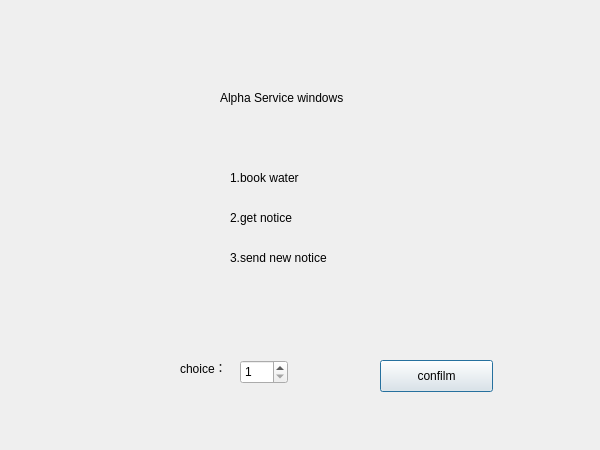
<?xml version="1.0" encoding="UTF-8"?>
<ui version="4.0">
 <class>Alphaservice</class>
 <widget class="QDialog" name="Alphaservice">
  <property name="geometry">
   <rect>
    <x>0</x>
    <y>0</y>
    <width>600</width>
    <height>450</height>
   </rect>
  </property>
  <property name="windowTitle">
   <string>Dialog</string>
  </property>
  <widget class="QPushButton" name="pushButton_2">
   <property name="geometry">
    <rect>
     <x>380</x>
     <y>360</y>
     <width>113</width>
     <height>32</height>
    </rect>
   </property>
   <property name="text">
    <string>confilm</string>
   </property>
  </widget>
  <widget class="QLabel" name="label">
   <property name="geometry">
    <rect>
     <x>230</x>
     <y>170</y>
     <width>101</width>
     <height>16</height>
    </rect>
   </property>
   <property name="text">
    <string>1.book water</string>
   </property>
  </widget>
  <widget class="QLabel" name="label_2">
   <property name="geometry">
    <rect>
     <x>230</x>
     <y>210</y>
     <width>101</width>
     <height>16</height>
    </rect>
   </property>
   <property name="text">
    <string>2.get notice</string>
   </property>
  </widget>
  <widget class="QSpinBox" name="spinBox">
   <property name="geometry">
    <rect>
     <x>240</x>
     <y>360</y>
     <width>48</width>
     <height>24</height>
    </rect>
   </property>
   <property name="minimum">
    <number>1</number>
   </property>
   <property name="maximum">
    <number>3</number>
   </property>
  </widget>
  <widget class="QLabel" name="label_3">
   <property name="geometry">
    <rect>
     <x>230</x>
     <y>250</y>
     <width>121</width>
     <height>16</height>
    </rect>
   </property>
   <property name="text">
    <string>3.send new notice</string>
   </property>
  </widget>
  <widget class="QLabel" name="label_4">
   <property name="geometry">
    <rect>
     <x>180</x>
     <y>360</y>
     <width>59</width>
     <height>16</height>
    </rect>
   </property>
   <property name="text">
    <string>choice：</string>
   </property>
  </widget>
  <widget class="QLabel" name="label_5">
   <property name="geometry">
    <rect>
     <x>220</x>
     <y>90</y>
     <width>211</width>
     <height>16</height>
    </rect>
   </property>
   <property name="text">
    <string>Alpha Service windows</string>
   </property>
  </widget>
 </widget>
 <resources/>
 <connections/>
</ui>
